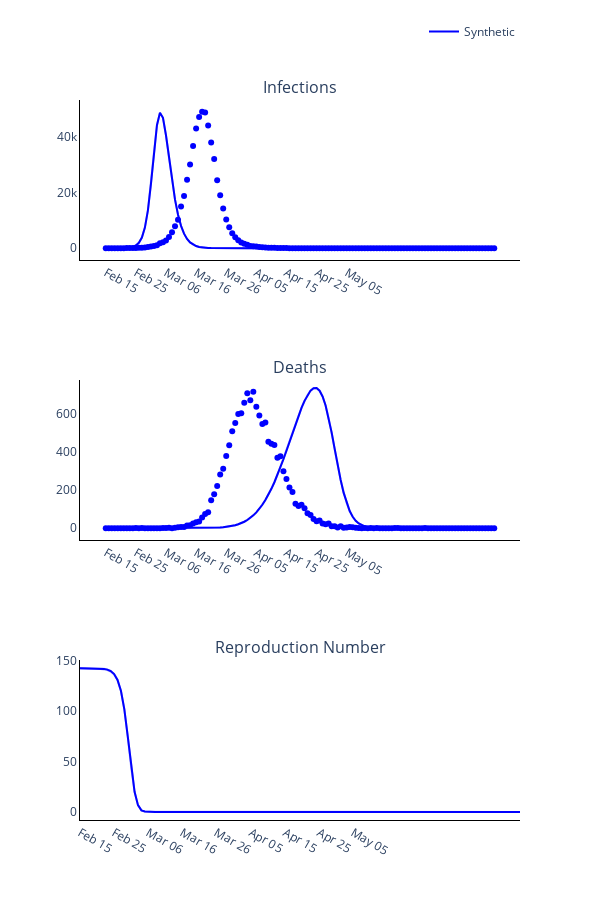

Source (notebook cell):
### Code cell
# Trace names - represent the solver used for the simulation
trace_name = ['Synthetic']
titles = ['Infections', 'Deaths', 'Reproduction Number']

fig = go.Figure()
fig = make_subplots(rows=len(titles), cols=1, subplot_titles=tuple(titles), horizontal_spacing = 0.15)

# Plot (continuous predicted timeline and pointwise observed numbers each day)
for r, region in enumerate(regions):
    # Plot of infections
    fig.add_trace(
        go.Scatter(
            x=times,
            y=warwick_new_infec_mean[r].tolist(),
            mode='lines',
            name=trace_name[r],
            line_color=colours[r]
        ),
        row= 1,
        col= 1
    )

    fig.add_trace(
        go.Scatter(
            x=times + times[::-1],
            y=warwick_new_infec_upper[r].tolist() + warwick_new_infec_lower[r].tolist()[::-1],
            fill='toself',
            fillcolor=colours[r],
            line_color=colours[r],
            opacity=0.3,
            mode='lines',
            showlegend=False,
            name=trace_name[r]
        ),
        row= 1,
        col= 1
    )

    fig.add_trace(
        go.Scatter(
            x=times,
            y=np.sum(cases_data[r], axis=1).tolist(),
            mode='markers',
            name=trace_name[r],
            showlegend=False,
            line_color=colours[r]
        ),
        row= 1,
        col= 1
    )

    # Plot deaths
    fig.add_trace(
        go.Scatter(
            x=times,
            y=warwick_deaths_mean[r].tolist(),
            mode='lines',
            name=trace_name[r],
            showlegend=False,
            line_color=colours[r]
        ),
        row= 2,
        col= 1
    )

    fig.add_trace(
        go.Scatter(
            x=times + times[::-1],
            y=warwick_deaths_upper[r].tolist() + warwick_deaths_lower[r].tolist()[::-1],
            fill='toself',
            fillcolor=colours[r],
            line_color=colours[r],
            opacity=0.3,
            mode='lines',
            showlegend=False,
            name=trace_name[r]
        ),
        row= 2,
        col= 1
    )

    fig.add_trace(
        go.Scatter(
            x=times,
            y=np.sum(deaths_data[r], axis=1).tolist(),
            mode='markers',
            name=trace_name[r],
            showlegend=False,
            line_color=colours[r]
        ),
        row= 2,
        col= 1
    )

    # Plot reproduction number
    fig.add_trace(
        go.Scatter(
            x=times,
            y=warwick_reprod_num_mean[r].tolist(),
            mode='lines',
            name=trace_name[r],
            showlegend=False,
            line_color=colours[r]
        ),
        row= 3,
        col= 1
    )

    fig.add_trace(
        go.Scatter(
            x=times + times[::-1],
            y=warwick_reprod_num_upper[r].tolist() + warwick_reprod_num_lower[r].tolist()[::-1],
            fill='toself',
            fillcolor=colours[r],
            line_color=colours[r],
            opacity=0.3,
            mode='lines',
            showlegend=False,
            name=trace_name[r]
        ),
        row= 3,
        col= 1
    )

# Add axis labels
fig.update_layout(
    width=600, 
    height=900,
    plot_bgcolor='white',
    xaxis=dict(
        linecolor='black',
        tickvals=np.arange(1, 90, 10).tolist(),
        ticktext=['Feb 15', 'Feb 25', 'Mar 06', 'Mar 16', 'Mar 26', 'Apr 05', 'Apr 15', 'Apr 25', 'May 05', 'May 15']),
    yaxis=dict(linecolor='black'),
    xaxis2=dict(
        linecolor='black',
        tickvals=np.arange(1, 90, 10).tolist(),
        ticktext=['Feb 15', 'Feb 25', 'Mar 06', 'Mar 16', 'Mar 26', 'Apr 05', 'Apr 15', 'Apr 25', 'May 05', 'May 15']),
    yaxis2=dict(linecolor='black'),
    xaxis3=dict(
        linecolor='black',
        tickvals=np.arange(1, 90, 10).tolist(),
        ticktext=['Feb 15', 'Feb 25', 'Mar 06', 'Mar 16', 'Mar 26', 'Apr 05', 'Apr 15', 'Apr 25', 'May 05', 'May 15']),
    yaxis3=dict(linecolor='black'),
    legend=dict(
        orientation='h',
        yanchor="bottom",
        y=1.075,
        xanchor="right",
        x=1)
    )

fig.write_image('images/Figure-Warwick-Luxembourg.pdf')
fig.show()

### Figure 1 — Plotly figure (JSON) as saved in the notebook; plotly's stock layout.template omitted (floating-point values rounded to 4 significant figures; data arrays with more than 128 entries replaced by an {"elided": "..."} marker saying what was removed)
{"data": [{"line": {"color": "blue"}, "mode": "lines", "name": "Synthetic", "type": "scatter", "x": {"elided": "130 int values"}, "xaxis": "x", "y": {"elided": "130 float values"}, "yaxis": "y"}, {"fill": "toself", "fillcolor": "blue", "line": {"color": "blue"}, "mode": "lines", "name": "Synthetic", "opacity": 0.3, "showlegend": false, "type": "scatter", "x": {"elided": "260 int values"}, "xaxis": "x", "y": {"elided": "260 float values"}, "yaxis": "y"}, {"line": {"color": "blue"}, "mode": "markers", "name": "Synthetic", "showlegend": false, "type": "scatter", "x": {"elided": "130 int values"}, "xaxis": "x", "y": {"elided": "130 int values"}, "yaxis": "y"}, {"line": {"color": "blue"}, "mode": "lines", "name": "Synthetic", "showlegend": false, "type": "scatter", "x": {"elided": "130 int values"}, "xaxis": "x2", "y": {"elided": "130 float values"}, "yaxis": "y2"}, {"fill": "toself", "fillcolor": "blue", "line": {"color": "blue"}, "mode": "lines", "name": "Synthetic", "opacity": 0.3, "showlegend": false, "type": "scatter", "x": {"elided": "260 int values"}, "xaxis": "x2", "y": {"elided": "260 float values"}, "yaxis": "y2"}, {"line": {"color": "blue"}, "mode": "markers", "name": "Synthetic", "showlegend": false, "type": "scatter", "x": {"elided": "130 int values"}, "xaxis": "x2", "y": {"elided": "130 int values"}, "yaxis": "y2"}, {"line": {"color": "blue"}, "mode": "lines", "name": "Synthetic", "showlegend": false, "type": "scatter", "x": {"elided": "130 int values"}, "xaxis": "x3", "y": {"elided": "130 float values"}, "yaxis": "y3"}, {"fill": "toself", "fillcolor": "blue", "line": {"color": "blue"}, "mode": "lines", "name": "Synthetic", "opacity": 0.3, "showlegend": false, "type": "scatter", "x": {"elided": "260 int values"}, "xaxis": "x3", "y": {"elided": "260 float values"}, "yaxis": "y3"}], "layout": {"annotations": [{"font": {"size": 16}, "showarrow": false, "text": "Infections", "x": 0.5, "xanchor": "center", "xref": "paper", "y": 1, "yanchor": "bottom", "yref": "paper"}, {"font": {"size": 16}, "showarrow": false, "text": "Deaths", "x": 0.5, "xanchor": "center", "xref": "paper", "y": 0.6111, "yanchor": "bottom", "yref": "paper"}, {"font": {"size": 16}, "showarrow": false, "text": "Reproduction Number", "x": 0.5, "xanchor": "center", "xref": "paper", "y": 0.2222, "yanchor": "bottom", "yref": "paper"}], "height": 900, "legend": {"orientation": "h", "x": 1, "xanchor": "right", "y": 1.075, "yanchor": "bottom"}, "plot_bgcolor": "white", "width": 600, "xaxis": {"anchor": "y", "domain": [0, 1], "linecolor": "black", "ticktext": ["Feb 15", "Feb 25", "Mar 06", "Mar 16", "Mar 26", "Apr 05", "Apr 15", "Apr 25", "May 05", "May 15"], "tickvals": [1, 11, 21, 31, 41, 51, 61, 71, 81]}, "xaxis2": {"anchor": "y2", "domain": [0, 1], "linecolor": "black", "ticktext": ["Feb 15", "Feb 25", "Mar 06", "Mar 16", "Mar 26", "Apr 05", "Apr 15", "Apr 25", "May 05", "May 15"], "tickvals": [1, 11, 21, 31, 41, 51, 61, 71, 81]}, "xaxis3": {"anchor": "y3", "domain": [0, 1], "linecolor": "black", "ticktext": ["Feb 15", "Feb 25", "Mar 06", "Mar 16", "Mar 26", "Apr 05", "Apr 15", "Apr 25", "May 05", "May 15"], "tickvals": [1, 11, 21, 31, 41, 51, 61, 71, 81]}, "yaxis": {"anchor": "x", "domain": [0.7778, 1], "linecolor": "black"}, "yaxis2": {"anchor": "x2", "domain": [0.3889, 0.6111], "linecolor": "black"}, "yaxis3": {"anchor": "x3", "domain": [0, 0.2222], "linecolor": "black"}}}
